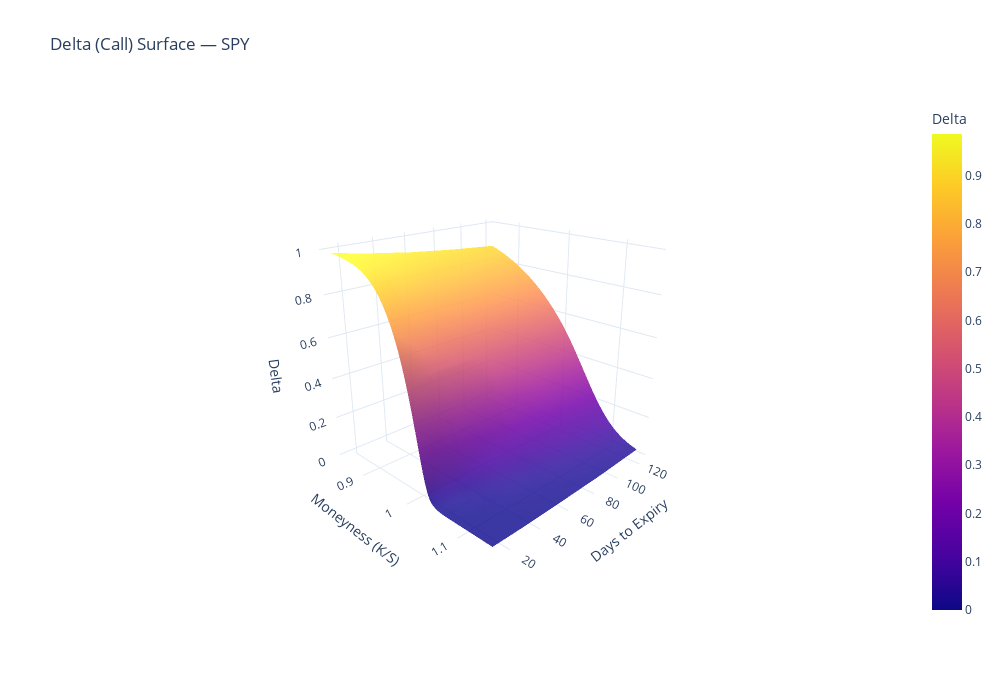

The code cell stored with this chart in its notebook:
### Markdown cell above
## Step 11b: Greeks Surfaces — Delta, Gamma, Vega, Theta

The option **Greeks** measure sensitivity to market variables. Plotting them across moneyness $\times$ maturity reveals how risk exposures shift:

- **Delta** ($\partial C / \partial S$): ranges 0–1 for calls, steepens near ATM at short maturities
- **Gamma** ($\partial^2 C / \partial S^2$): peaks near ATM at short maturities (pin risk)
- **Vega** ($\partial C / \partial \sigma$): peaks near ATM at longer maturities
- **Theta** ($\partial C / \partial t$): most negative near ATM at short maturities (time decay)

All Greeks are computed using **market-implied IV** (not flat vol), so the surfaces reflect the true smile.

### Code cell
# --- Greeks Surfaces: Delta, Gamma, Vega, Theta ---
m_greeks = np.linspace(0.85, 1.15, 200)
K_greeks = m_greeks * S0

delta_matrix = []
gamma_matrix = []
vega_matrix = []
theta_matrix = []

for d in surface_data:
    sigma_vals = d['sigma_fn'](K_greeks)
    delta_matrix.append(bs_delta_call(S0, K_greeks, d['T'], r, q, sigma_vals))
    gamma_matrix.append(bs_gamma(S0, K_greeks, d['T'], r, q, sigma_vals))
    vega_matrix.append(bs_vega(S0, K_greeks, d['T'], r, q, sigma_vals))
    theta_matrix.append(bs_theta_call(S0, K_greeks, d['T'], r, q, sigma_vals))

delta_matrix = np.array(delta_matrix)
gamma_matrix = np.array(gamma_matrix)
vega_matrix = np.array(vega_matrix)
theta_matrix = np.array(theta_matrix)

greeks_config = [
    ('Delta (Call)', delta_matrix, 'Plasma', 'Delta', '08a_greeks_delta'),
    ('Gamma', gamma_matrix, 'Inferno', 'Gamma', '08b_greeks_gamma'),
    ('Vega', vega_matrix, 'Viridis', 'Vega ($)', '08c_greeks_vega'),
    ('Theta (Call, $/day)', theta_matrix, 'Cividis', 'Theta ($/day)', '08d_greeks_theta'),
]

for title_suffix, matrix, cscale, zlab, save_name in greeks_config:
    fig = go.Figure()
    fig.add_trace(go.Surface(
        x=m_greeks, y=dte_vals, z=matrix,
        colorscale=cscale, opacity=0.85,
        colorbar=dict(title=zlab)
    ))
    fig.update_layout(
        title=f'{title_suffix} Surface — {TICKER}',
        scene=dict(
            xaxis_title='Moneyness (K/S)',
            yaxis_title='Days to Expiry',
            zaxis_title=zlab,
            camera=dict(eye=dict(x=1.8, y=-1.8, z=1.0))
        ),
        template='plotly_white',
        width=1000, height=700
    )
    fig.show()
    save_plotly_figure(fig, save_name)

print(f"Greeks surfaces computed for {len(surface_data)} expiries on {len(m_greeks)}-point grid.")

### Figure 1 — Plotly figure (JSON) as saved in the notebook; plotly's stock layout.template omitted (floating-point values rounded to 4 significant figures; data arrays with more than 128 entries replaced by an {"elided": "..."} marker saying what was removed)
{"data": [{"colorbar": {"title": {"text": "Delta"}}, "colorscale": [[0.0, "#0d0887"], [0.1111, "#46039f"], [0.2222, "#7201a8"], [0.3333, "#9c179e"], [0.4444, "#bd3786"], [0.5556, "#d8576b"], [0.6667, "#ed7953"], [0.7778, "#fb9f3a"], [0.8889, "#fdca26"], [1.0, "#f0f921"]], "opacity": 0.85, "type": "surface", "x": {"elided": "200 float values"}, "y": [13, 27, 33, 61, 90, 122], "z": {"elided": "6x200 float values"}}], "layout": {"height": 700, "scene": {"camera": {"eye": {"x": 1.8, "y": -1.8, "z": 1.0}}, "xaxis": {"title": {"text": "Moneyness (K/S)"}}, "yaxis": {"title": {"text": "Days to Expiry"}}, "zaxis": {"title": {"text": "Delta"}}}, "title": {"text": "Delta (Call) Surface — SPY"}, "width": 1000}}
